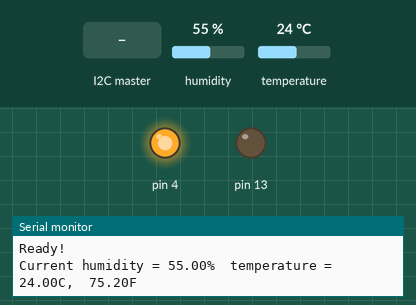
A sketch run on a simulated Arduino Uno, built with avr-gcc and run on an emulated ATmega328P. Parts: output pins drawn as LEDs (lit = HIGH), the last lines printed to the serial monitor. Wiring (inferred from the names in the program): DHT11 sensor: data A0. The inputs (shaded band) are chosen by the test bench; at power-on: humidity 55 %, temperature 24 °C.

Above: at 1.2 s.
1.3 s: the I2C master sends the byte 1
2.8 s: the I2C master sends the byte 0
4.3 s: the I2C master sends the byte 2
At 60.7 s:
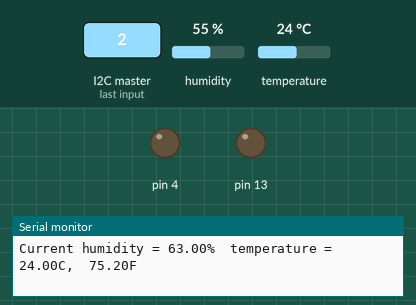
Timing chart, 0 to 61.8 s (numbered marks = the images above; inputs shaded):
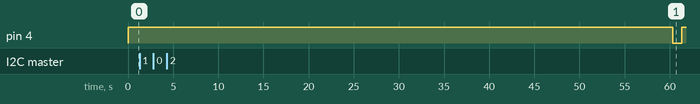

The sketch:

i2c_tem_huimidity.ino
```cpp
#include <Wire.h>
#include "dht.h"

//
// sensor connections
//

#define dht_apin A0 // Analog Pin sensor is connected to

dht DHT;

// i2c connections
//

#define SLAVE_ADDRESS 0x04
int number = 0;
int sendnumber = 0;
int state = 0;
String mystring;
unsigned long time;

void setup() {
  pinMode(13, OUTPUT);
  pinMode(4, OUTPUT);
  Serial.begin(9600); // start serial for output
// initialize i2c as slave
  Wire.begin(SLAVE_ADDRESS);

// define callbacks for i2c communication
  Wire.onReceive(receiveData);
  Wire.onRequest(sendData);

  time = millis();

  Serial.println("Ready!");
}

void restart_windu()
{
  digitalWrite(4, LOW);
  delay(1000);
  time = millis();
  digitalWrite(4, HIGH);
}

void loop(){
  //Start of Program

    DHT.read11(dht_apin);

digitalWrite(4, HIGH);
    if(millis() - time > 60000)
        restart_windu();
/*    if(state)
        digitalWrite(4, HIGH);
    else
      digitalWrite(4, LOW);*/

//    state = !state;

    Serial.print("Current humidity = ");
    Serial.print(DHT.humidity);
    Serial.print("%  ");
    Serial.print("temperature = ");
    Serial.print(DHT.temperature);
    Serial.print("C,  ");
    Serial.print(DHT.temperature * 9.0/5.0 + 32);
    Serial.println("F  ");

    delay(5000);//Wait 5 seconds before accessing sensor again.

  //Fastest should be once every two seconds.

}// end loop()

// callback for received data
void receiveData(int byteCount){
  Serial.println("In receiveData");

  mystring = "";
  while(Wire.available()) {
    char in = Wire.read();

    mystring += in;
  }

  Serial.print("Received: ");
  Serial.println(mystring);
}

// callback for sending data
void sendData(){
  Serial.println("sendData");
  String out;
  out = " H: ";
  out += DHT.humidity;
  out += ";C: ";
  out += DHT.temperature;
  int length = out.length();
  Wire.write(length);
  Wire.write(out.c_str());
  Serial.println("sent");
}
```
